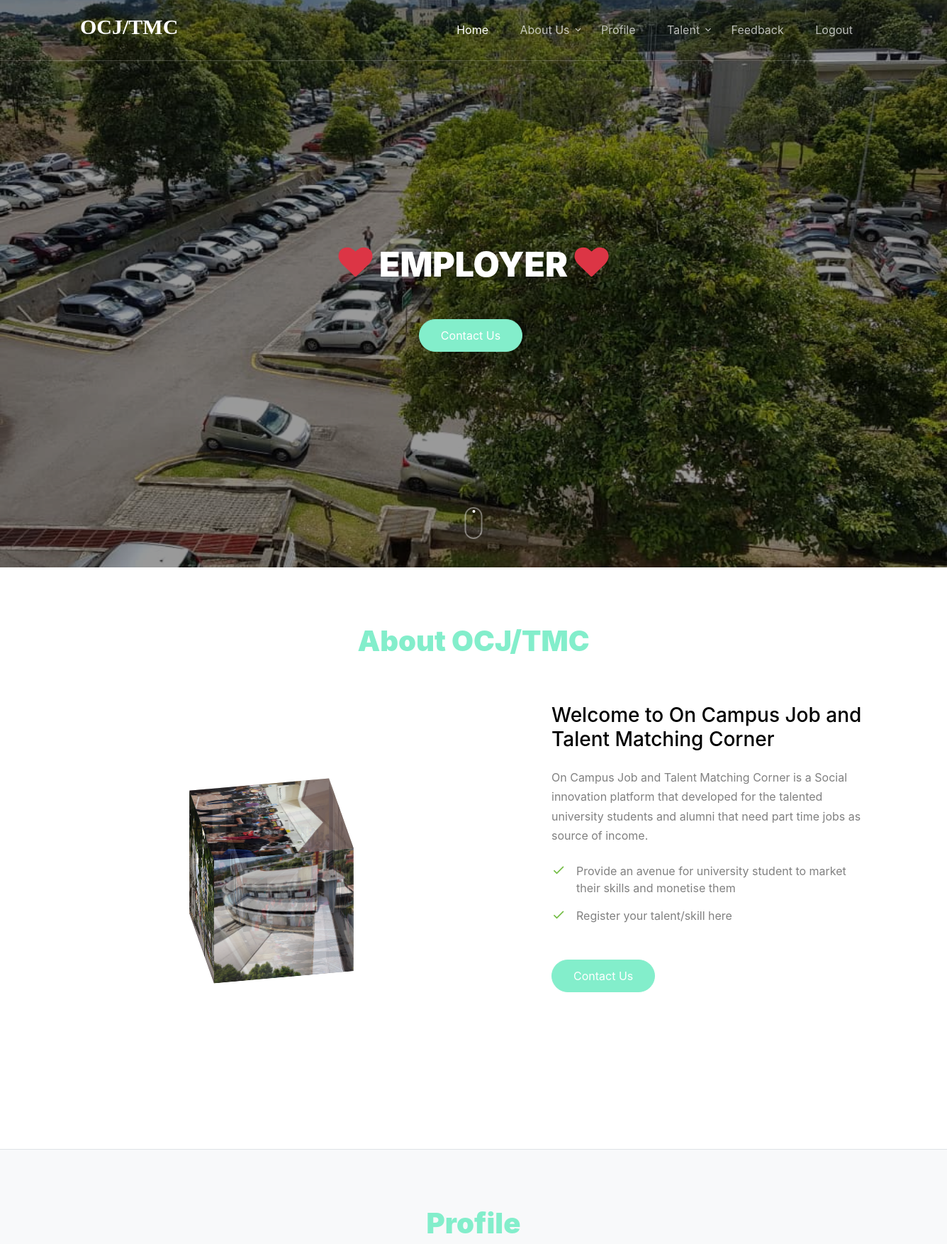
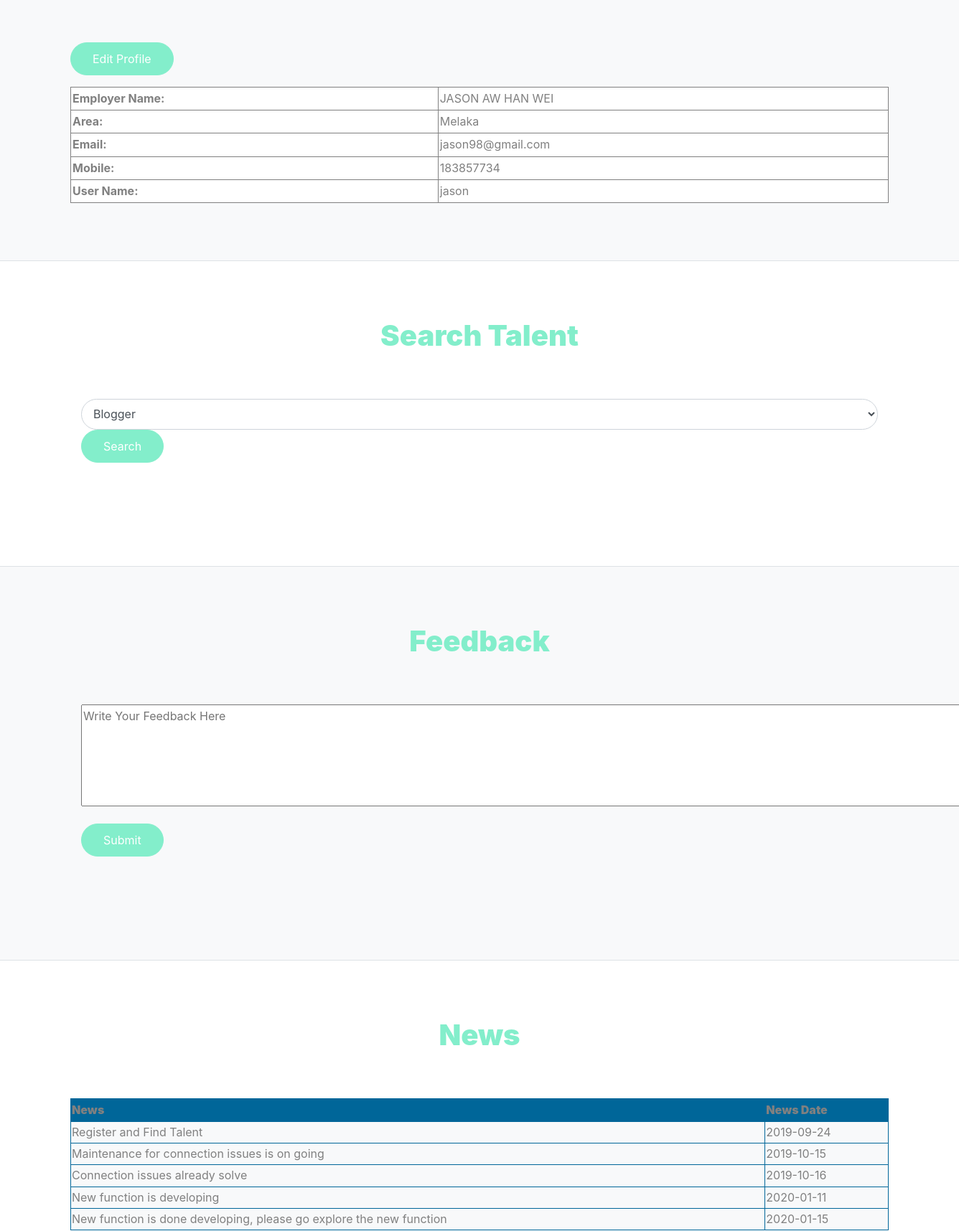
Screenshot of /Employer/index.php (signed in, upper part) with the database file from the repository (2 pictures, top to bottom).
### tables this page shows
CREATE TABLE IF NOT EXISTS `employer_r` (
  `EmployerId` int(11) NOT NULL AUTO_INCREMENT,
  `EmployerName` varchar(20) NOT NULL,
  `Area` varchar(20) NOT NULL,
  `Email` varchar(40) NOT NULL,
  `Mobile` bigint(20) NOT NULL,
  `Status` varchar(10) NOT NULL,
  `UserName` varchar(20) NOT NULL,
  `Password` varchar(20) NOT NULL,
  `Question` varchar(100) NOT NULL,
  `Answer` varchar(50) NOT NULL,
  PRIMARY KEY (`EmployerId`),
  KEY `EmployerId` (`EmployerId`)
);

CREATE TABLE IF NOT EXISTS `news` (
  `NewsId` int(11) NOT NULL AUTO_INCREMENT,
  `News` varchar(200) NOT NULL,
  `NewsDate` date NOT NULL,
  PRIMARY KEY (`NewsId`)
);

### Employer/index.php (the view, shortened to what this page needs)
<!doctype html>
<html lang="en">
  <head>
    <link rel="stylesheet" href="css/bootstrap.min.css">
    <link rel="stylesheet" href="css/jquery-ui.css">
    <link rel="stylesheet" href="css/owl.carousel.min.css">
    <link rel="stylesheet" href="css/owl.theme.default.min.css">
    <link rel="stylesheet" href="css/owl.theme.default.min.css">
    <link rel="stylesheet" href="css/jquery.fancybox.min.css">
    <link rel="stylesheet" href="css/bootstrap-datepicker.css">
    <link rel="stylesheet" href="fonts/flaticon/font/flaticon.css">
    <link rel="stylesheet" href="fonts/icomoon/style.css">
    <link rel="stylesheet" href="css/aos.css">
    <link rel="stylesheet" href="css/style.css">
	<link rel="stylesheet" href="css/cube.css" />
  </head>
  <body data-spy="scroll" data-target=".site-navbar-target" data-offset="300">
  <div class="site-wrap">
    <link href="../SpryAssets/SpryValidationTextField.css" rel="stylesheet" type="text/css" />
    <link href="../SpryAssets/SpryValidationTextarea.css" rel="stylesheet" type="text/css" />
    <header class="site-navbar py-4 js-sticky-header site-navbar-target" role="banner">
      <div class="container">
        <div class="row align-items-center">
          <div class="col-6 col-xl-2">
            <h1 class="mb-0 site-logo"><a href="index.php" class="mb-0">OCJ/TMC</a></h1>
          </div>
          <div class="col-12 col-md-10 d-none d-xl-block">
            <nav class="site-navigation position-relative text-right" role="navigation">
              <ul class="site-menu main-menu js-clone-nav mr-auto d-none d-lg-block">
                <li><a href="#home-section" class="nav-link">Home</a></li>
                <li class="has-children">
                  <a href="#about-section" class="nav-link">About Us</a>
                    </li>
                  </ul>
				<li><a href="#profile-section" class="nav-link">Profile</a></li>
				<li class="has-children">
                  <a class="nav-link">Talent</a>
                    </li>
				<li><a href="#feedback-section" class="nav-link">Feedback</a></li>
				<li><a href="session_destroy.php" class="nav-link">Logout</a></li>
            </nav>
          </div>
        </div>
      </div>
    </header>
    <div class="site-blocks-cover overlay" style="background-image: url(images/home.jpeg);" data-aos="fade" id="home-section">
      <div class="container">
        <div class="row align-items-center justify-content-center">
          <div class="col-md-8 mt-lg-5 text-center">
            <h1 class="text-uppercase mb-5" data-aos="fade-up"><i class="icon-heart text-danger" aria-hidden="true"></i> Employer <i class="icon-heart text-danger" aria-hidden="true"></i></h1>
            <div data-aos="fade-up" data-aos-delay="100">
              <a href="#contact-section" class="btn smoothscroll btn-primary mr-2 mb-2">Contact Us</a>
            </div>
          </div>
        </div>
      </div>
      <a href="#about-section" class="mouse smoothscroll">
        <span class="mouse-icon">
          <span class="mouse-wheel"></span>
        </span>
      </a>
    </div>
    <section class="site-section border-bottom bg-white" id="about-section">
      <div class="container">
        <div class="row mb-5">
          <div class="col-12 text-center" data-aos="fade">
            <h2 class="section-title mb-3">About OCJ/TMC</h2>
          </div>
        </div>
        <div class="row">
          <div class="col-lg-6 mb-5" data-aos="fade-up" data-aos-delay="">
            <figure class="circle-bg">
            	<div class="wrap">
				<div class="cube">
				<div class="out_front"><img src="images/12.jpeg" class="pic"/></div>
				<div class="out_back"><img src="images/11.jpeg" class="pic"/></div>
				<div class="out_left"><img src="images/10.jpeg" class="pic"/></div>
				<div class="out_right"><img src="images/9.jpeg" class="pic"/></div>
				<div class="out_top"><img src="images/8.jpeg" class="pic"/></div>
				<div class="out_bottom"><img src="images/7.jpeg" class="pic"/></div>
				<span class="in_front"><img src="images/6.jpeg" class="in_pic"/></span>
				<span class="in_back"><img src="images/5.jpeg" class="in_pic"/></span>
				<span class="in_left"><img src="images/4.jpeg" class="in_pic"/></span>
				<span class="in_right"><img src="images/3.jpeg" class="in_pic"/></span>
				<span class="in_top"><img src="images/2.jpeg" class="in_pic"/></span>
				<span class="in_bottom"><img src="images/1.jpeg" class="in_pic"/></span>
				</div>
				</div>
            </figure>
          </div>
          <div class="col-lg-5 ml-auto" data-aos="fade-up" data-aos-delay="100">
            <div class="mb-4">
              <h3 class="h3 mb-4 text-black">Welcome to On Campus Job and Talent Matching Corner</h3>
              <p>On Campus Job and Talent Matching Corner is a Social innovation platform that developed for the talented university students and alumni that need part time jobs as source of income.</p>
            </div>
            <div class="mb-4">
              <ul class="list-unstyled ul-check success">
                <li>Provide an avenue for university student to market their skills and monetise them</li>
                <li>Register your talent/skill here</li>
              </ul>
            </div>
            <p><a href="#contact-section" class="smoothscroll btn btn-primary">Contact Us</a></p>
          </div>
        </div>
      </div>
    </section>
	<section class="site-section border-bottom bg-light" id="profile-section">
      <div class="container">
        <div class="row mb-5">
          <div class="col-12 text-center" data-aos="fade">
            <h2 class="section-title mb-3">Profile</h2>
          </div>
        </div>
        <div class="row">
		<?php
$ID=$_SESSION['ID'];
$con = mysqli_connect("localhost","root","","talent");
$sql = "select * from Employer_R where EmployerId ='".$ID."'  ";
$result = mysqli_query($con,$sql);
$row = mysqli_fetch_array($result)
?>
                <table class="bg-white" width="100%" border="1" cellspacing="2" cellpadding="2">
				  <tr>
                    <td><strong>Employer Name:</strong></td>
                    <td><?php echo $row['EmployerName'];?></td>
                  </tr>
                  <tr>
                    <td><strong>Area:</strong></td>
                    <td><?php echo $row['Area'];?></td>
                  </tr>
                  <tr>
                    <td><strong>Email:</strong></td>
                    <td><?php echo $row['Email'];?></td>
                  </tr>
                  <tr>
                    <td><strong>Mobile:</strong></td>
                    <td><?php echo $row['Mobile'];?></td>
                  </tr>
                  <tr>
                    <td><strong>User Name:</strong></td>
                    <td><?php echo $row['UserName'];?></td>
                  </tr>
                  <div class="row form-group">
					<div class="col-md-12">
						<a class="btn btn-primary btn-md text-white" href="EditProfile.php?EmployerId=<?php echo $row['EmployerId']; ?>">Edit Profile</a>
					</div>
				  </div>
                </table>
        </div>
      </div>
    </section>
	<section class="site-section border-bottom bg-white" id="talentsearch-section">
      <div class="container">
        <div class="row mb-5">
          <div class="col-12 text-center" data-aos="fade">
            <h2 class="section-title mb-3">Search Talent</h2>
          </div>
        </div>
        <div class="row">
		<div class="col-md-12 mb-5">
		<?php $con=mysqli_connect("localhost","root","","talent");?>
<?php
$query_Recordset1 = "SELECT TalentTitle FROM talent WHERE Status = 'Confirm' GROUP BY TalentTitle";
$Recordset1 = mysqli_query( $con,$query_Recordset1) or die(mysqli_error());
$row_Recordset1 = mysqli_fetch_assoc($Recordset1);
?>
<form id="talentsearch-section" method="post" action="index.php#talentsearch-section"">
					<div class="row form-group">
						<div class="col-md-12">
							<select name="cmbTalentTitle" id="cmbTalentTitle" class="form-control">
                        <?php
do {
?>
                        <option value="<?php echo $row_Recordset1['TalentTitle']?>"><?php echo $row_Recordset1['TalentTitle']?></option>
                        <?php
} while ($row_Recordset1 = mysqli_fetch_assoc($Recordset1));
?>
						</div>
					</div>
					<div class="row form-group">
						<div class="col-md-12">
							<input type="submit" name="button1" id="button1" value="Search" class="btn btn-primary btn-md text-white"/>
						</div>
					</div>
              </form>
        </div>
      </div>
    </section>
	<section class="site-section border-bottom bg-light" id="feedback-section">
      <div class="container">
        <div class="row mb-5">
          <div class="col-12 text-center" data-aos="fade">
            <h2 class="section-title mb-3">Feedback</h2>
          </div>
        </div>
        <div class="row">
		<div class="col-md-12 mb-5">
		<form id="form1" method="post" action="InsertEmployerFeedback.php">
                      <table width="100%" border="0" cellspacing="0" cellpadding="0">
						<div class="row form-group">
							<div class="col-md-12">
								<span id="sprytextarea3">
								<textarea placeholder="Write Your Feedback Here" name="txtFeedback" id="txtFeedback" cols="123" rows="5"></textarea>
								<span class="textareaRequiredMsg"></span></span>
							</div>
						</div>
                        <div class="row form-group">
							<div class="col-md-12">
								<input type="submit" name="button2" id="button2" value="Submit" class="btn btn-primary btn-md text-white"/>
							</div>
						</div>
                      </table>
        </form>
        </div>
      </div>
    </section>
	<section class="site-section border-bottom bg-white" id="news-section">
      <div class="container">
        <div class="row mb-5">
          <div class="col-12 text-center" data-aos="fade">
            <h2 class="section-title mb-3">News</h2>
          </div>
        </div>
        <div class="row">
		<p>
                <table class="bg-light" width="100%" border="1" cellpadding="1" cellspacing="2" bordercolor="#006699" >
<tr>
<th height="32" bgcolor="#006699" class="style3"><div align="left" class="style9 style5 style2"><strong>News</strong></div></th>
<th bgcolor="#006699" class="style3"><div align="left" class="style9 style5 style2"><strong>News Date</strong></div></th>
</tr>
<?php
$con = mysqli_connect("localhost","root","","talent");
$sql = "select * from News";
$result = mysqli_query($con,$sql);
while($row = mysqli_fetch_array($result))
{
$News=$row['News'];
$NewsDate=$row['NewsDate'];
?>
<tr>
<td class="style3"><div align="left" class="style9 style5"><?php echo $News;?></div></td>
<td class="style3"><div align="left" class="style9 style5"><?php echo $NewsDate;?></div></td>
</tr>
<?php
}
?>
</table>
                </p>
        </div>
      </div>
    </section>
  </div>
  </body>
</html>

### Employer/css/cube.css (style rules this page uses)
html { background:linear-gradient(#ff0 0%,#000 80%); height: 100%; color:red; }
.wrap { width: 200px; height: 200px; margin: 150px auto; position: relative; }
.cube { width: 200px; height: 200px; margin: 0 auto; transform-style: preserve-3d; transform: rotateX(-30deg) rotateY(-80deg); -webkit-animation: rotate 20s infinite; animation-timing-function: linear; }
.cube div { position: absolute; width: 200px; height: 200px; opacity: 0.8; transition: all .4s; }
.pic { width: 200px; height: 200px; }
.cube .out_front { transform: rotateY(0deg) translateZ(100px); }
.cube .out_back { transform: translateZ(-100px) rotateY(180deg); }
.cube .out_left { transform: rotateY(90deg) translateZ(100px); }
.cube .out_right { transform: rotateY(-90deg) translateZ(100px); }
.cube .out_top { transform: rotateX(90deg) translateZ(100px); }
.cube .out_bottom { transform: rotateX(-90deg) translateZ(100px); }
.cube span { display: bloack; width: 100px; height: 100px; position: absolute; top: 50px; left: 50px; }
.cube .in_pic { width: 100px; height: 100px; }
.cube .in_front { transform: rotateY(0deg) translateZ(50px); }
.cube .in_back { transform: translateZ(-50px) rotateY(180deg); }
.cube .in_left { transform: rotateY(90deg) translateZ(50px); }
.cube .in_right { transform: rotateY(-90deg) translateZ(50px); }
.cube .in_top { transform: rotateX(90deg) translateZ(50px); }
.cube .in_bottom { transform: rotateX(-90deg) translateZ(50px); }

### rows the page displays
employer_r: EmployerName "JASON AW HAN WEI", Area "Melaka", Email "jason98@gmail.com", Mobile "183857734", UserName "jason"
news: News "Register and Find Talent", NewsDate "2019-09-24"
news: News "Maintenance for connection issues is on going", NewsDate "2019-10-15"
news: News "Connection issues already solve", NewsDate "2019-10-16"
news: News "New function is developing", NewsDate "2020-01-11"
news: News "New function is done developing, please go explore the new function", NewsDate "2020-01-15"

### other values shown
form field cmbTalentTitle "Blogger"
